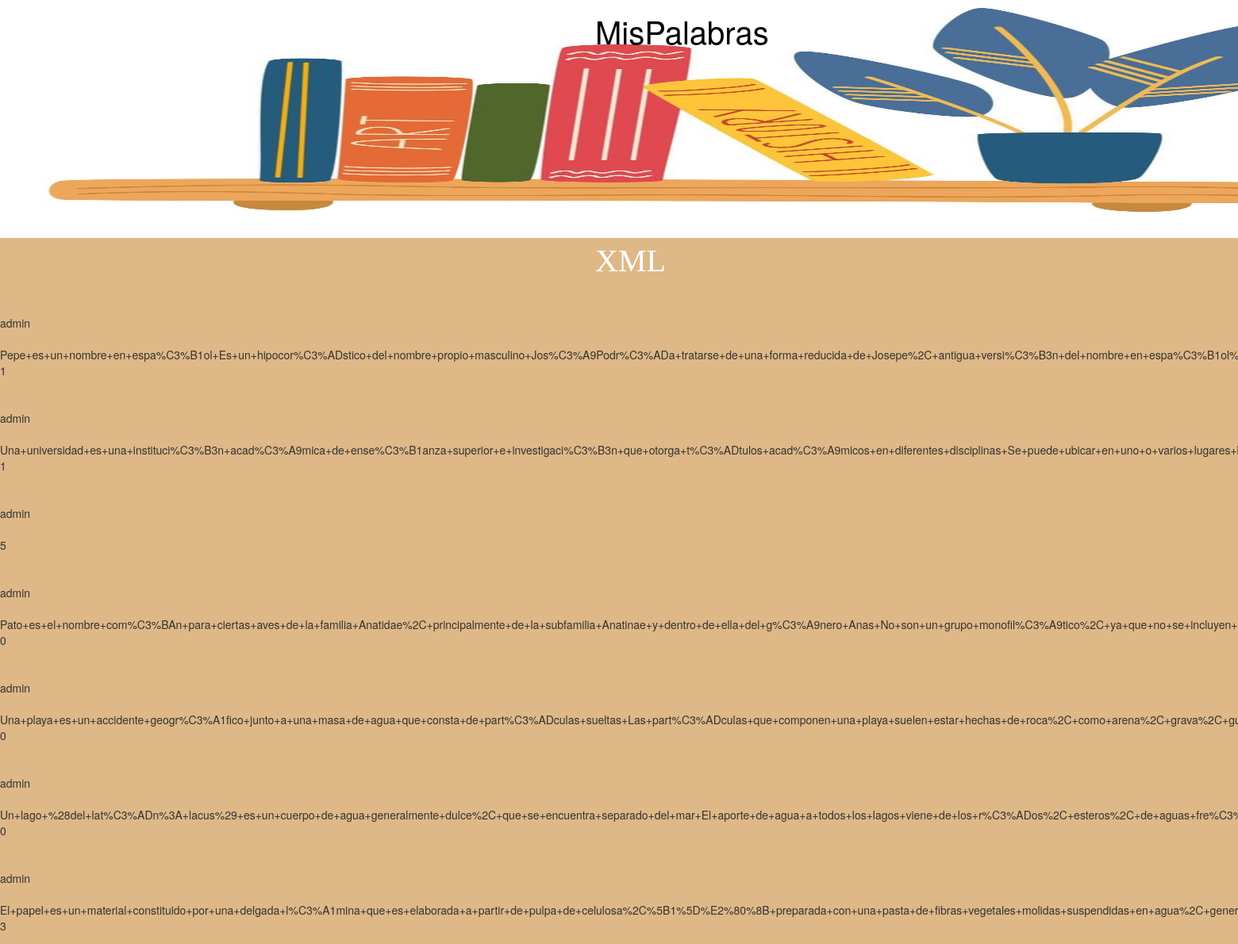
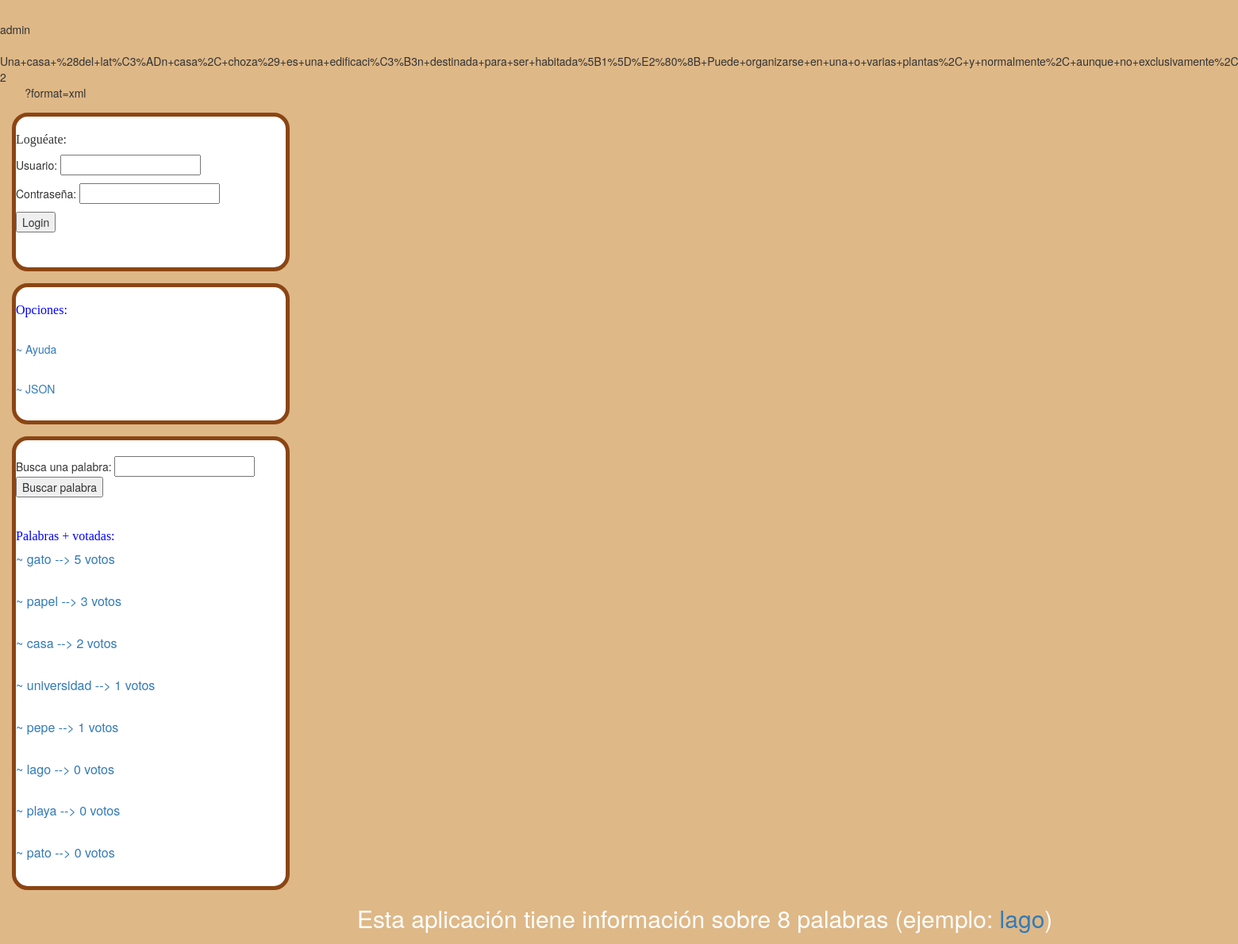
Before: /MisPalabras/xml with the older database file (2 pictures, top to bottom).
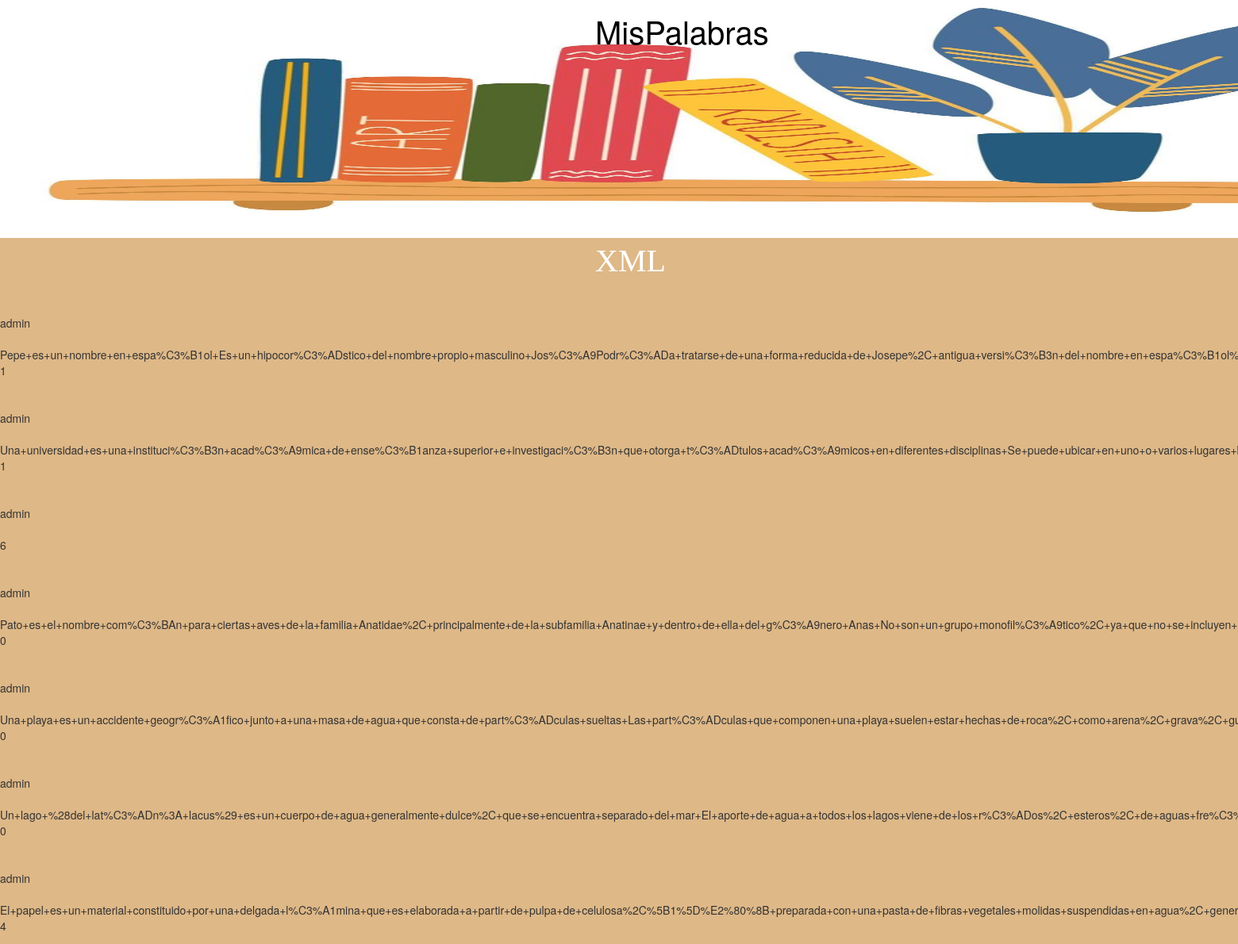
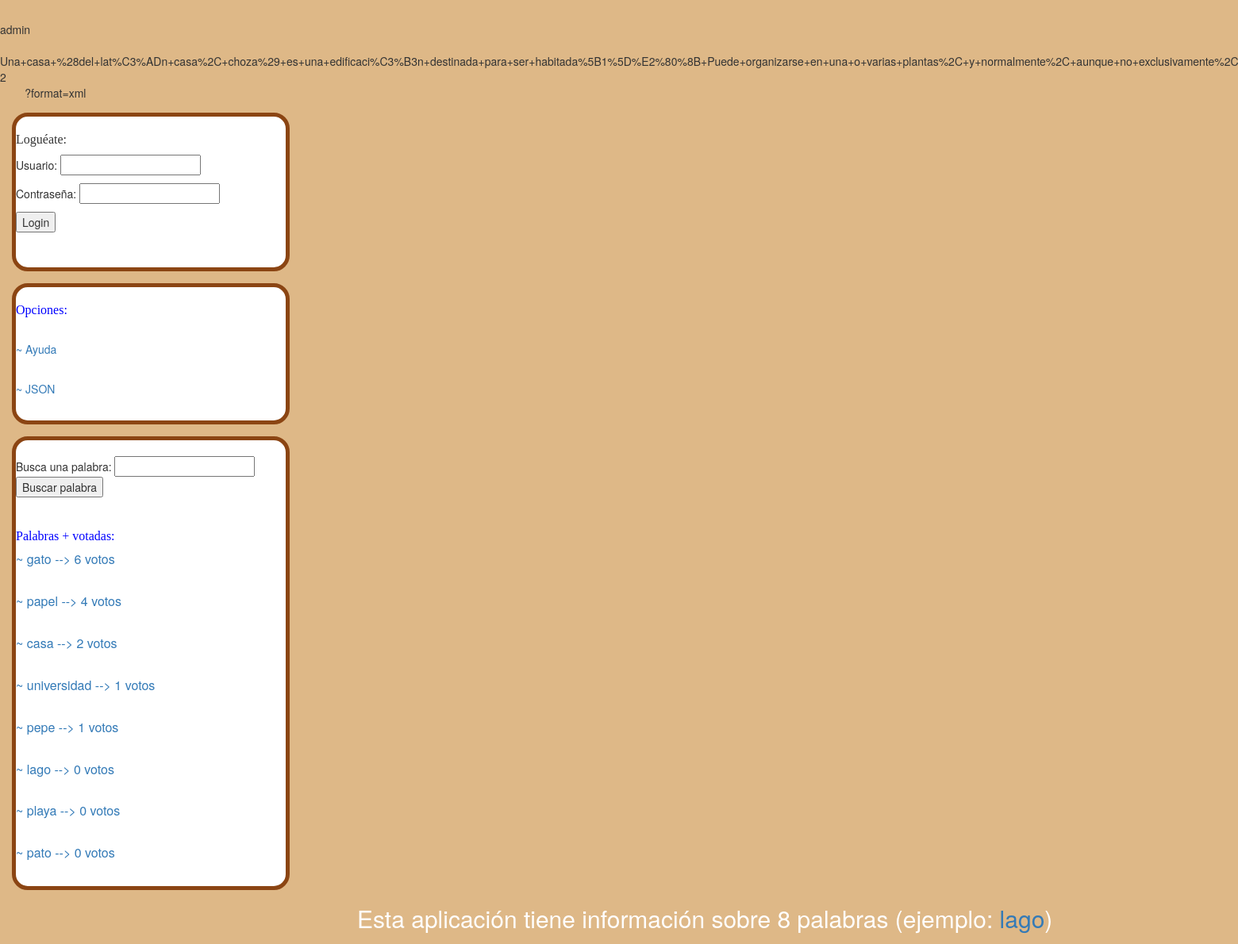
After: the same page with the newer database file (2 pictures, top to bottom).
### MisPalabras/models.py (models this page shows)
class Palabra(models.Model):
    nombrePalabra = models.TextField()
    linkImagen = models.TextField(default='imagen')
    definicion = models.TextField(max_length=50)
    votos = models.IntegerField()
    autor = models.CharField(max_length=16)

### MisPalabras/views.py (the view)
# urls.py: path('xml', views.get_xml, name="xml"),
def get_xml(request):
    lista_palabras, num_palabras, palabraRandom = conseguirValoresPalabras()
    lista_mas_votadas = crearListaMasVotadas()
    template = loader.get_template('MisPalabras/xml.html')
    context = {'lista_palabras': lista_palabras, 'user': request.user.username, 'num_palabras': num_palabras,
               'palabraRandom': palabraRandom, 'lista_votadas': lista_mas_votadas}
    return HttpResponse(template.render(context, request))

### MisPalabras/views.py (called while the page is built)
def conseguirValoresPalabras():
    lista_palabras = Palabra.objects.all()
    num_palabras = len(lista_palabras)
    if (num_palabras > 0):
        palabraRandom = random.choice(lista_palabras)
    else:
        palabraRandom = "No hay palabras."
    return lista_palabras, num_palabras, palabraRandom

def crearListaMasVotadas():
    lista_palabras, num_palabras, palabraRandom = conseguirValoresPalabras()
    lista_votadas = sorted(lista_palabras, key=lambda p: p.votos)[::-1]
    lista_mas_votadas = []
    num_pals = 0
    for palabra in lista_votadas:
        if (num_pals < 10):
            lista_mas_votadas.append(palabra)
            num_pals += 1
    return lista_mas_votadas

### MisPalabras/templates/MisPalabras/xml.html (shortened to what this page needs)
{% extends 'MisPalabras/schema.html' %}
{% load static %}
    {%  block titulo %}
        <div class="titulo">
            XML
        </div>
    {%  endblock %}
    {%  block contenido %}
        <div class="">
            &nbsp;<documento>
                    {%  for palabra in lista_palabras %}
                        &nbsp;&nbsp;&nbsp;&nbsp;<{{ palabra.nombrePalabra }}> <br>
                        &nbsp;&nbsp;&nbsp;&nbsp;&nbsp;&nbsp;&nbsp;&nbsp;<autor> <br>
                                    {{ palabra.autor }} <br>
                                </autor>
                                <definicion>
                        &nbsp;&nbsp;&nbsp;&nbsp;&nbsp;&nbsp;&nbsp;&nbsp;    {{ palabra.definicion }} <br>
                                </definicion>
                                <votos>
                                    {{ palabra.votos }} <br>
                                </votos>&nbsp;&nbsp;&nbsp;&nbsp;&nbsp;
                            </{{ palabra.nombrePalabra }}>
                    {% endfor %}
                &nbsp;  ?format=xml
            </documento>
        </div>
    {%  endblock %}
    {%  block barraOpciones %}
        <div class="cajaOpts">
            <h2 style="color: blue">Opciones:</h2> <br>
            <a href='/MisPalabras/ayuda'><p>~ Ayuda </p> </a> <br>
            <a href='/MisPalabras/json'><p>~ JSON </p> </a> <br>
        </div>
    {%  endblock %}

### MisPalabras/templates/MisPalabras/schema.html (shortened to what this page needs)
<!DOCTYPE html>
{% load static %}
<html lang="es">
<head>
    <link rel="stylesheet" href="//maxcdn.bootstrapcdn.com/bootstrap/3.2.0/css/bootstrap.min.css">
    <link rel="stylesheet" href="//maxcdn.bootstrapcdn.com/bootstrap/3.2.0/css/bootstrap-theme.min.css">
    <link rel="stylesheet" href="{% static 'css/main.css' %}">
</head>
<body>
    {% block banner %}
        <div class="banner">
            {% load static %}
            <img src="{% static 'imagenes/img.png' %}" width="1850" height="300" alt="">
            <div class="textoBanner">MisPalabras</div>
        </div>
    {% endblock %}
    {% block titulo %}{%  endblock %}
    {%  block contenido %}
    {%  endblock %}
    {%  block formularioEntrada %}
        {%  if request.user.is_authenticated %}
            <div class="cajaAutenticacion">
                <br>
                Logeado como <h1>{{ user }}</h1>
                <div class="text-end">
                    <form action="" method="POST">
                        {% csrf_token %}
                        {{ username }}
                        <input type="submit" name="action" value="Logout">
                    </form>
                </div>
            </div>
        {%  else %}
            <div class="cajaAutenticacion">
                <h2>Loguéate:</h2>
                <form method="POST">
                    <p>Usuario: <input type="text" name="usuario"></p>
                    <p>Contraseña: <input type="text" name="contraseña"></p>
                    <input type="submit" name="action" value="Login">
                </form>
            </div>
        {%  endif %}
    {%  endblock %}
    {% block barraOpciones %}
    {%  endblock %}
    {%  block listadoPalabras %}
        <div class="cajaPals">
            <form action="" method="POST">
                <br>
                Busca una palabra:
                <input type="text" name="palabra">
                <input type="submit" name="action" value="Buscar palabra">
            </form>
            <br>
            <h2 style="color: blue">Palabras + votadas:</h2>
            {%  for palabra in lista_votadas %}
                <a href='/MisPalabras/{{ palabra.nombrePalabra }}'><p style="font-size: medium">~ {{ palabra.nombrePalabra }} --> {{ palabra.votos }} votos</p></a><br>
            {%  endfor %}
        </div>
    {%  endblock %}
    {%  block piePagina %}
        <p style="color:white ; font-size:30px ; padding-left: 450px">Esta aplicación tiene información sobre {{ num_palabras }} palabras (ejemplo: <a href='/MisPalabras/{{ palabraRandom.nombrePalabra }}'> {{ palabraRandom.nombrePalabra }}</a>) </p>
    {%  endblock %}
</body>
</html>

Changed rows visible on the page:
changed Palabra "gato": votos "5" → "6"
changed Palabra "papel": votos "3" → "4"
